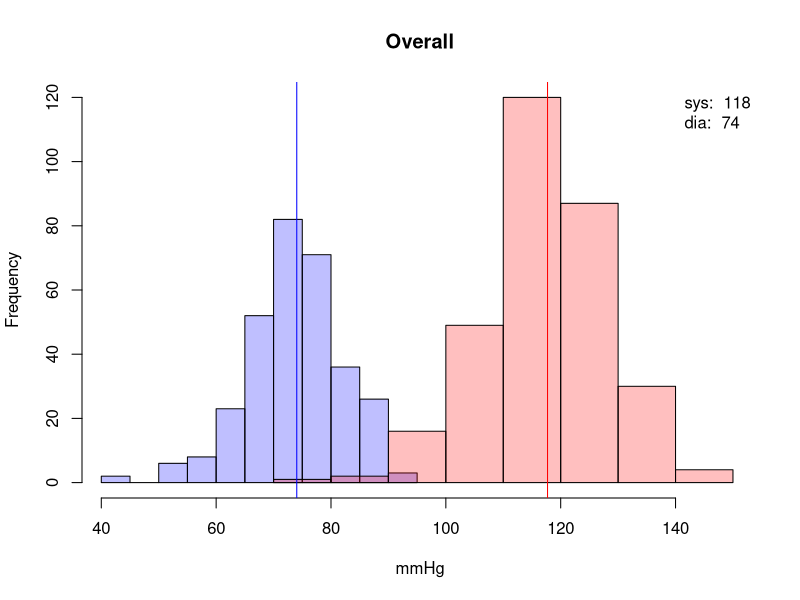

Write R code to recreate this figure. (Note: this script raises an error after producing the figure.)
## ---- chunk 1
library(lubridate)
## ---- chunk 2
bp <- read.csv(file="bp.csv", header=TRUE, sep=",")
bp$datetime <- paste(bp$date, bp$time)
am <- hour(bp$datetime) < 12
pm <- hour(bp$datetime) >= 12
dates <- as.Date(bp$datetime)
mp <- c(min(bp$dia), max(bp$sys))
cdia <- rgb(0,0,1,1/4)
csys <- rgb(1,0,0,1/4)
cpul <- rgb(0,1,0,1/4)
## ---- chunk 3
plot.blood.pressure <- function(bp, title) {
  hsys <- hist(bp$sys, plot=F)
  hdia <- hist(bp$dia, plot=F)
  mc <- c(0, max(c(hsys$counts, hdia$counts)))
  plot(hdia, col=cdia, xlim=mp, ylim=mc, main = title, xlab = "mmHg")
  plot(hsys, col=csys, xlim=mp, ylim=mc, add=T)
  mdia <- mean(bp$dia)
  msys <- mean(bp$sys)
  abline(v=c(msys, mdia), col=c("red","blue"))
  legend("topright", bty="n", legend=c(paste("sys: ", format(msys, digits=2)), paste("dia: ", format(mdia, digits=2))))
}
## ---- chunk 4
plot.blood.pressure(bp, "Overall")
## ---- chunk 5
recent <- week(now()) - week(bp$datetime) < 4
plot.blood.pressure(bp[recent,], "Recently")
## ---- chunk 6
plot.blood.pressure(bp[am,], "Morning")
## ---- chunk 7
plot.blood.pressure(bp[pm,], "Evening")
## ---- chunk 8
movavg <- function(x, n=5){
  filter(x,rep(1/n,n), sides=2)
}
plot.dates <- function(dates, points, title, col, yl="mmHg") {
  cs <- c("green", "blue")
  plot(dates[am], points[am], xlab="Date", ylab=yl, main=title, col=cs[1])
  points(dates[pm], points[pm], col=cs[2])
  a <- movavg(points, 14)
  lines(dates, a)
  abline(v=dates[wday(dates) %in% c(1,7)], col="lightgray")
  sd <- lm(points~dates)
  abline(sd, col=col)
  legend("bottomright", bty="n", legend=paste("r^2: ", format(summary(sd)$r.squared, digits=2)))
  legend("bottomleft", bty="n", legend=c("am", "pm"), text.col = cs, pt.bg=cs)
}
plot.dates(dates, bp$sys, "Systolic", "red")
plot.dates(dates, bp$dia, "Diastolic", "blue")
## ---- chunk 9
plot(bp$dia, bp$sys, xlab = "Diastolic", ylab="Systolic")
msd <- lm(bp$sys~bp$dia)
abline(msd)
legend("bottomright", bty="n", legend=paste("r^2: ", format(summary(msd)$r.squared, digits=2)))
## ---- chunk 10
plot.pulse <- function(pulse, c, title) {
  hpul <- hist(pulse, plot=F)
  plot(hpul, col=c, main = title, xlab = "bpm")
  m <- mean(pulse)
  abline(v=m, col=c)
  legend("topright", bty="n", legend=paste("av: ", format(m, digits=2)))
}
plot.pulse(bp$pul, cpul, "Overall")
## ---- chunk 11
plot.pulse(bp[am,]$pul, cpul, "Morning")
## ---- chunk 12
plot.pulse(bp[pm,]$pul, cpul, "Evening")
## ---- chunk 13
plot.dates(dates, bp$pul, "Pulse", "green", "bpm")
